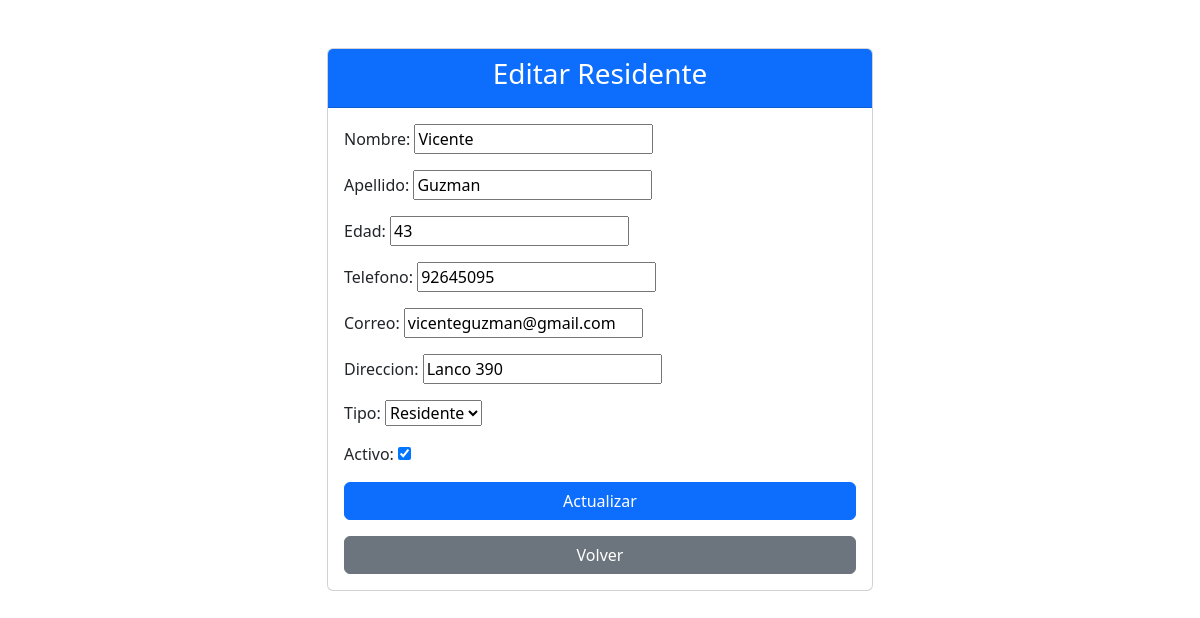
Before: /edicion_residente/13 (signed in) with the older database file.
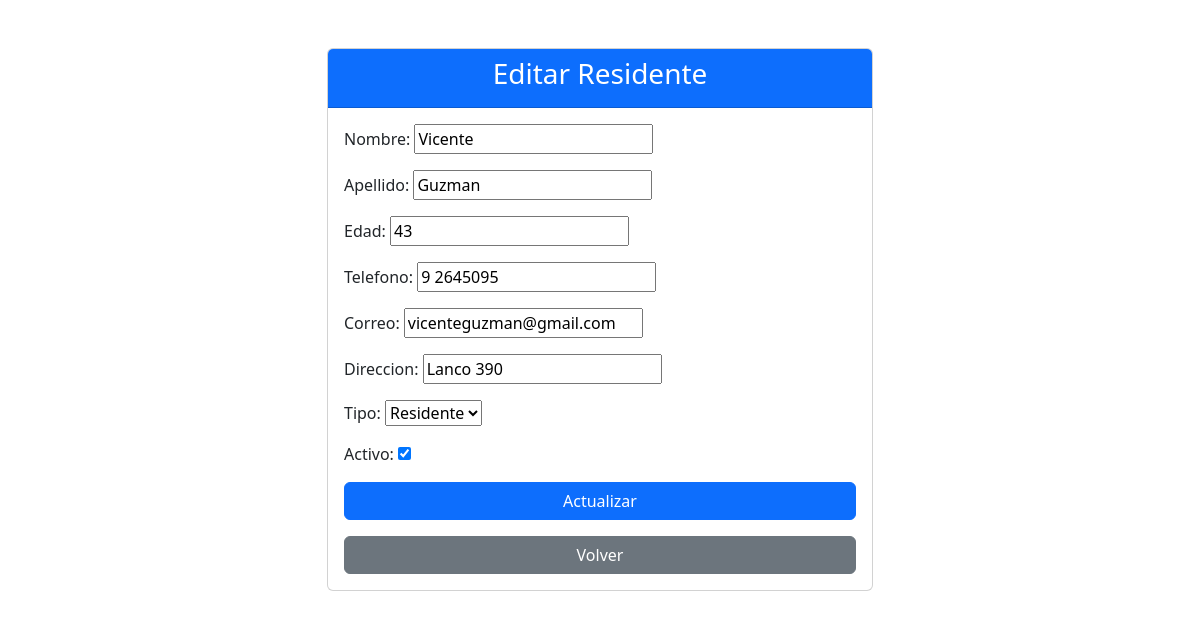
After: the same page with the newer database file.
### core/models.py (models this page shows, shortened)
class Persona(models.Model):
    nombre = models.CharField(max_length=100)
    apellido = models.CharField(max_length=100)
    edad = models.IntegerField()
    telefono = models.CharField(max_length=10)
    correo = models.CharField(max_length=100)
    direccion = models.CharField(max_length=100)
    tipo = models.CharField(max_length=100,choices=tipos,default='R')
    activo = models.BooleanField(default=True)

### core/views.py (the view, shortened to what this page needs)
# urls.py: path('edicion_residente/<id>', views.edicion_residente, name='edicion Residente'),
@login_required
def edicion_residente(request, id):
    if request.method == 'GET':
        detalle = get_object_or_404(Persona, pk=id)
        form = PersonaForm(instance=detalle)
        return render(request, 'editarResidente.html', {'detalle': detalle, 'form': form})

### core/forms.py
class PersonaForm(forms.ModelForm):
    class Meta:
        model = Persona
        fields = ['nombre', 'apellido', 'edad', 'telefono', 'correo', 'direccion', 'tipo', 'activo']

### core/templates/editarResidente.html (shortened to what this page needs)
<!DOCTYPE html>
<html lang="es">
<head>
    <link href="https://cdn.jsdelivr.net/npm/bootstrap@5.3.3/dist/css/bootstrap.min.css" rel="stylesheet">
</head>
<body>
    <div class="container mt-5">
        <div class="row justify-content-center">
            <div class="col-md-6">
                <div class="card">
                    <div class="card-header text-center bg-primary text-white">
                        <h3>Editar Residente</h3>
                    </div>
                    <div class="card-body">
                        <form method="POST">
                            <div class="mb-3">
                                {{ form.as_p }}
                            </div>
                            <div class="d-grid mb-3">
                                <button type="submit" class="btn btn-primary btn-block">Actualizar</button>
                            </div>
                        </form>
                        <div class="d-grid">
                            <a href="{% url 'Residentes' %}" class="btn btn-secondary">Volver</a>
                        </div>
                    </div>
                </div>
            </div>
        </div>
    </div>

Changed rows visible on the page:
changed Persona "Vicente": telefono "92645095" → "9 2645095"
